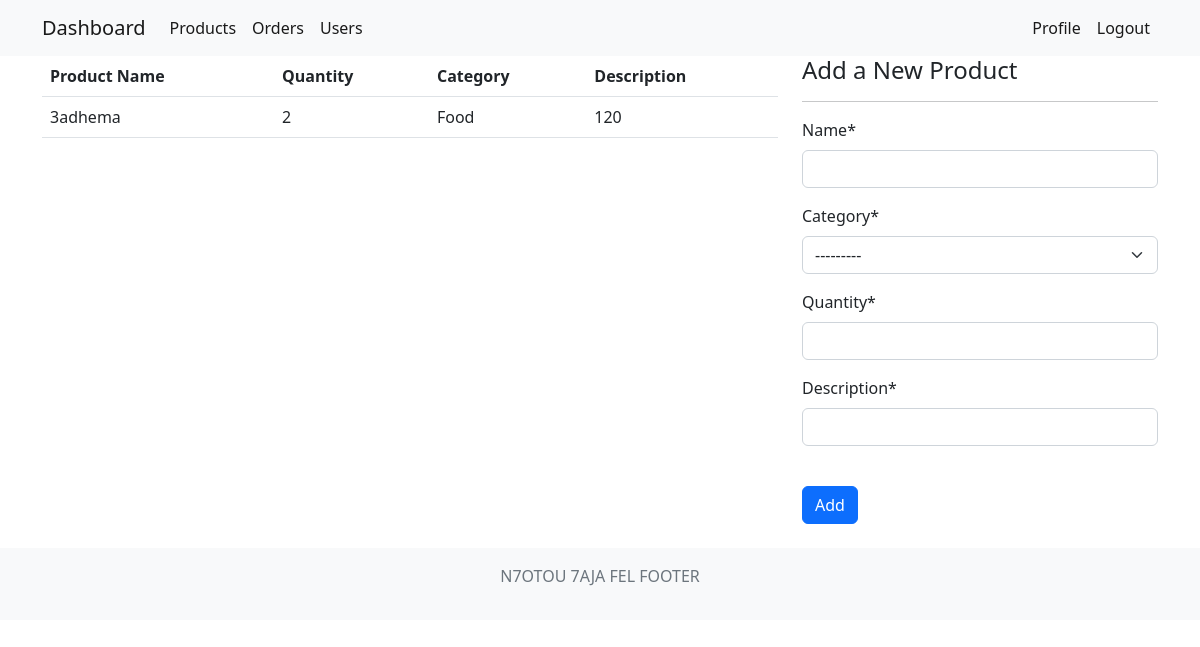
The app's page //products/ (signed in) with its own data.
### inventory/models.py (models this page shows, shortened)
class Product(models.Model):
    name = models.CharField(max_length=100, null=True)
    category = models.CharField(max_length=20, choices=CATEGORY, null=True)
    quantity = models.PositiveIntegerField(null=True)
    description = models.CharField(max_length=200, null=True)

### inventory/views.py (the view)
# urls.py: path("products/", views.products, name="products"),
@login_required
def products(request):
    products = Product.objects.all()
    if request.method == "POST":
        form = ProductForm(request.POST)
        if form.is_valid():
            form.save()
            return redirect("products")
    else:
        form = ProductForm()
    context = {"title": "Products", "products": products, "form": form}
    return render(request, "inventory/products.html", context)

### inventory/forms.py
class ProductForm(forms.ModelForm):
    class Meta:
        model = Product
        fields = ["name", "category", "quantity", "description"]

### inventory/templates/inventory/products.html (shortened to what this page needs)
{% extends 'inventory/base.html' %}
{% load crispy_forms_tags %}
{% block content %}
<div class="container">
    <div class="row">
        <div class="col-md-8">
            <table class="table">
                <thead>
                    <tr>
                        <th scope="col">Product Name</th>
                        <th scope="col">Quantity</th>
                        <th scope="col">Category</th>
                        <th scope="col">Description</th>
                    </tr>
                </thead>
                <tbody>
                    {% for product in products %}
                    <tr>
                        <td>{{ product.name }}</td>
                        <td>{{ product.quantity }}</td>
                        <td>{{ product.category }}</td>
                        <td>{{ product.description }}</td>
                    </tr>
                    {% endfor %}
                </tbody>
            </table>
        </div>
        {% if user.is_staff and user.is_superuser %}
        <div class="col-md-4">
            <form method="POST">
                <h4>Add a New Product</h4>
                <hr>
                {{ form|crispy}}
                <br>
                <button type="submit" class="btn btn-primary">Add</button>
            </form>
        </div>
        {% else %}
        <div class="col-md-4">
        </div>
        {% endif %}
    </div>
</div>
{% endblock %}

### records on screen
Product: name "3adhema", quantity "2", category "Food", description "120"
